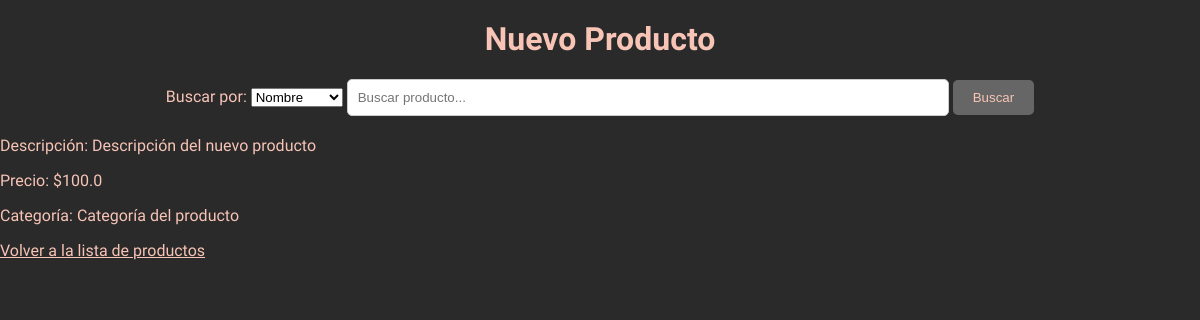
/products/1, run on the app's committed database.
### product.py (models this page shows, shortened)
class Product(db.Model):
    __tablename__ = 'products'  # Nombre de la tabla en la base de datos
    id = db.Column(db.Integer, primary_key=True)  # ID del producto, clave primaria
    name = db.Column(db.String(100), nullable=False)  # Nombre del producto, obligatorio
    description = db.Column(db.String(255), nullable=True)  # Descripción del producto, opcional
    price = db.Column(db.Float, nullable=False)  # Precio del producto, obligatorio
    stock = db.Column(db.Integer, nullable=False, default=0)  # Cantidad en stock del producto
    image = db.Column(db.String(255), nullable=True)  # Imagen del producto, opcional
    category = db.Column(db.String(50), nullable=False)  # Categoría del producto

### product_controller.py (the view)
    @app.route('/products/<int:product_id>', methods=['GET'])
    def show_product_details(product_id):
        product = ProductRepository.get_product_by_id(product_id)
        if product is None:
            return "Producto no encontrado", 404
        return render_template('product_detail.html', product=product)

### product_repository.py (called while the page is built)
    @staticmethod
    def get_product_by_id(product_id):
        return Product.query.get(product_id)  # Obtenemos un producto por su ID

### templates/product_detail.html (shortened to what this page needs)
<!DOCTYPE html>
<html lang="es">
<head>
    <link rel="stylesheet" href="{{ url_for('static', filename='style.css') }}">
    <link rel="stylesheet" href="/static/css/dark-mode.css">
</head>
<body>
    <h1>{{ product.name }}</h1>
    <form method="GET" action="/products/search">
        <label for="field_name">Buscar por:</label>
        <select name="field_name" id="field_name">
            <option value="name">Nombre</option>
        </select>
        <input type="text" name="value" placeholder="Buscar producto...">
        <button type="submit">Buscar</button>
    </form>
    <p>Descripción: {{ product.description }}</p>
    <p>Precio: ${{ product.price }}</p>
    <p>Categoría: {{ product.category }}</p>
    <a href="/products">Volver a la lista de productos</a>
</body>
</html>

### static/css/style.css (style rules this page uses)
body { font-family: 'Arial', sans-serif; margin: 0; padding: 0; background-color: #f4f4f4; }
h1 { text-align: center; margin-top: 20px; }
form { text-align: center; margin: 20px; }
input[type="text"] { padding: 10px; width: 50%; border-radius: 5px; border: 1px solid #ccc; }
button { padding: 10px 20px; background-color: #333; color: white; border: none; border-radius: 5px; cursor: pointer; }

### static/css/dark-mode.css (style rules this page uses)
body { background-color: #2a2a2a; color: #f7c4b6; font-family: 'Quicksand', sans-serif; }
a { color: #f7c4b6; }
button { background-color: #666666; color: #f7c4b6; border: none; padding: 10px 20px; cursor: pointer; }

### data on the page
Product: name "Nuevo Producto", description "Descripción del nuevo producto", price "100.0", category "Categoría del producto"
